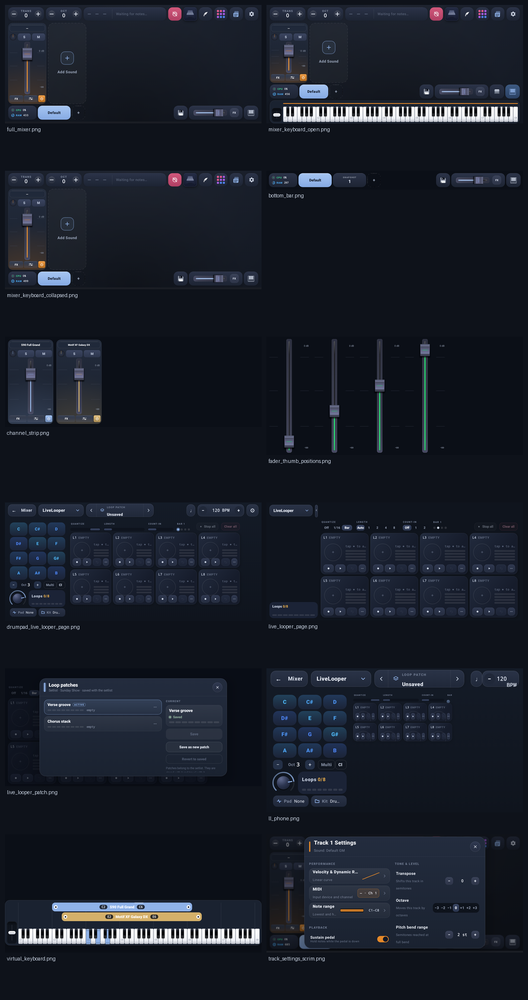
#> input picture tools/fxcompare/app_sheets.png, 528 x 1000 px, shrunk from 1070 x 2026 before the run
$ python bands.py ../fxcompare/app_sheets.png
#> lines starting #> are read from the running program, lines starting #| are printed output that depends on the picture; after the words box and inside, x2 and y2 are one past the last pixel; in counts of white or black regions, pixels touching at a corner belong together
#!/usr/bin/env python3
"""Find horizontal bands and columns of panel-like content in a render."""
import sys
import numpy as np
from PIL import Image, ImageFile

ImageFile.LOAD_TRUNCATED_IMAGES = True
p = sys.argv[1] if len(sys.argv) > 1 else '/tmp/liveui/screen.png'
a = np.asarray(Image.open(p).convert('RGB'), dtype=np.int16)
h, w, _ = a.shape
#> h = 1000; w = 528
bg = a[5, 5]
#> bg = [25, 30, 42]
diff = np.abs(a - bg).sum(axis=2)
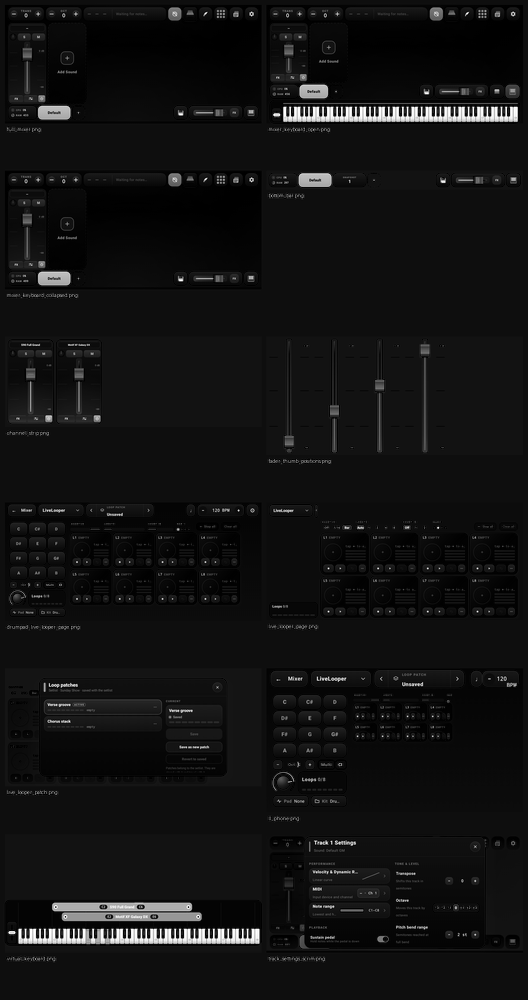
#> diff: shape (1000, 528) int64; min 0, max 668, mean 48.3; drawn with min black and max white
mask = diff > 30
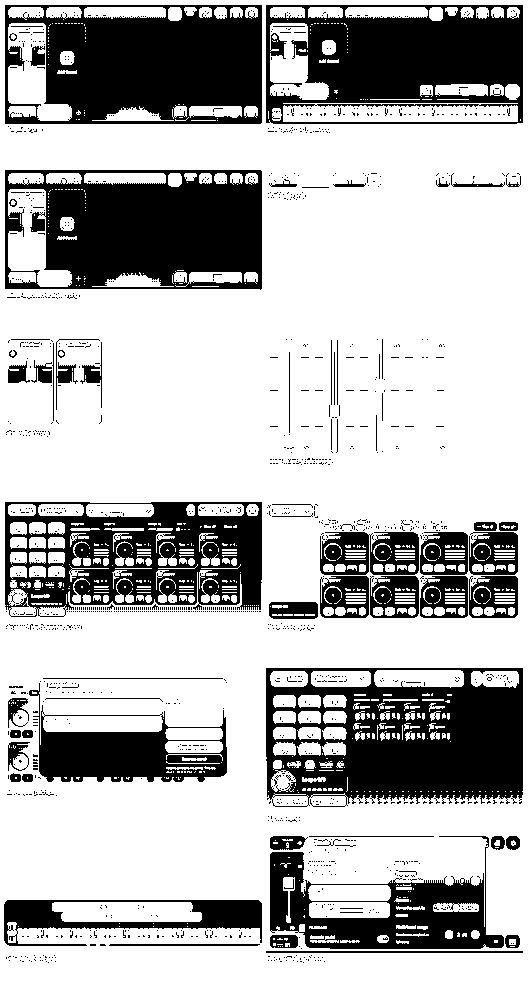
#> mask: shape (1000, 528) bool; 71.2% white; 1513 black regions (1438 under 20 px), largest, box (x1, y1, x2, y2) and area: (266, 668, 523, 807) 23929, (5, 170, 262, 290) 23044, (5, 5, 262, 124) 22835
print('bg', tuple(bg), 'size', w, h)
#| bg (25, 30, 42) size 528 1000
print('--- rows with content (dp) ---')
rowsum = mask.sum(axis=1)
#> rowsum = 1000 values, max 528 at index 0, min 14 at index 5, mean 376
for y in range(0, h, 3):
    v = rowsum[y]
    if v > 20:
        print(f'{y/3:6.1f}dp  {v}')
#> this loop made 334 passes
#> v on passes 1 to 3: 528, 528, 14
#|    0.0dp  528
#|    1.0dp  528
#|    3.0dp  464
#|    4.0dp  458
#|    5.0dp  412
#|    6.0dp  58
#|    8.0dp  92
#|    9.0dp  92
#> (further printed lines are left out)
